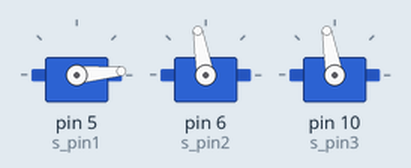
The sketch below on a simulated Arduino Uno, built with avr-gcc and run on an emulated ATmega328P. Parts: 3 × servo.

Above: at 1.05 s.
At 1.7 s:
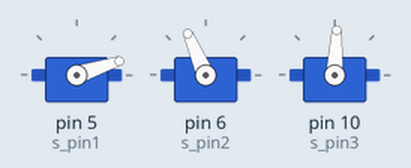
At 2.35 s:
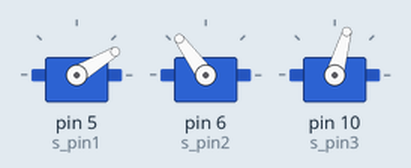
At 3.7 s:
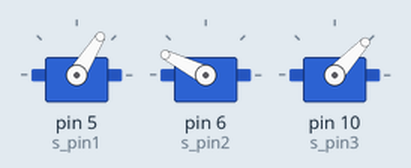
At 6.35 s:
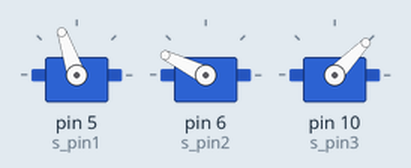
At 11.7 s:
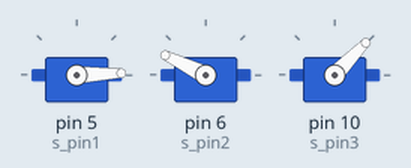
Timing chart, 0 to 14.9 s (numbered marks = the images above):
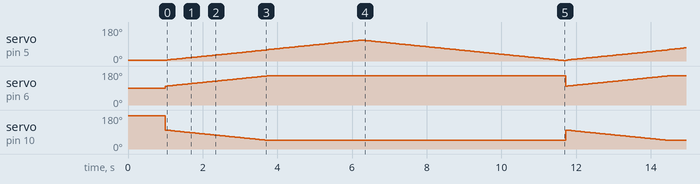

The sketch:

code.ino
```cpp
#include <Servo.h>

byte s_pin1 = 5;
byte s_pin2 = 6;
byte s_pin3 = 10;

Servo servo1;
Servo servo2;
Servo servo3;

void setup() {
  // put your setup code here, to run once:
  servo1.attach(s_pin1);
  servo2.attach(s_pin2);
  servo3.attach(s_pin3);

  servo1.write(5); //0
  servo2.write(90);
  servo3.write(175);
  delay(1000);
}

void loop() {
  // put your main code here, to run repeatedly:

  for (byte i = 0; i < 55; i++) {
    servo1.write(i+5);// 5 --- 60
    servo2.write(i+100); // 100 --- 160
    servo3.write(100-i); // 100 --- 40
    delay(50);
  }

    for (byte i = 61; i < 110; i++) {
    servo1.write(i); // Move the servo gradually
    delay(50);
  }

   for (byte i = 111; i > 1; i--) {
    servo1.write(i); // Move the servo gradually
    delay(50);
  }

}
```

Measured:
- by itself, servo on pin 6 (s_pin2): ramps from 100° to 154° and jumps back, once every 10.7 s
- by itself, servo on pin 10 (s_pin3): ramps from 100° to 46° and jumps back, once every 10.7 s
